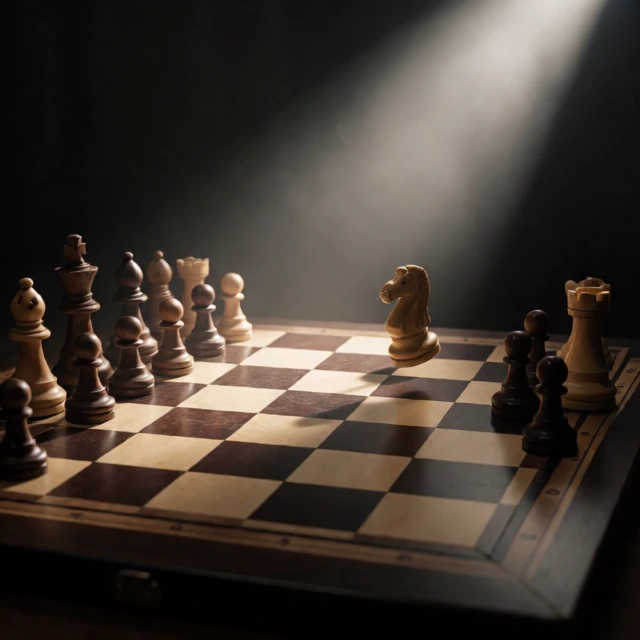
#> input picture bot/thumbs_src/gen01_58c1a01e.webp, 640 x 640 px, given in place of pasted_1.jpg, which was not available
$ python puzzle_thumb.py thumbs_src/gen01_58c1a01e.webp
#> lines starting #> are read from the running program, lines starting #| are printed output that depends on the picture; after the words box and inside, x2 and y2 are one past the last pixel; in counts of white or black regions, pixels touching at a corner belong together; pictures that were not available may be replaced by others from this repository, and a replacement may not be noted
### bot/poster_text.py
"""Colored glowing text on top of a generated background (poster / thumbnail).

    python bot/poster_text.py <bg.jpg> <out.jpg> "LINE1|color" "LINE2|color" ...

Colors: gold, cyan, pink, green, white, red  (or #RRGGBB)
Text is crisp and auto-shrunk to fit; every line gets a coloured halo plus a
dark drop shadow so it stays readable over any background.
"""
import os
import sys

from PIL import Image, ImageDraw, ImageFilter, ImageFont

PALETTE = {
    "gold":   (255, 205, 74),
    "cyan":   (77, 225, 255),
    "pink":   (255, 95, 162),
    "green":  (60, 235, 140),
    "red":    (255, 88, 88),
    "white":  (250, 250, 250),
}

FONTS = [r"C:\Windows\Fonts\impact.ttf",
         r"C:\Windows\Fonts\arialbd.ttf",
         r"C:\Windows\Fonts\segoeuib.ttf"]


def font(size):
    for p in FONTS:
        if os.path.exists(p):
            try:
                return ImageFont.truetype(p, size)
            except OSError:
                continue
    return ImageFont.load_default()


def color_of(name):
    if name.startswith("#"):
        return tuple(int(name[i:i + 2], 16) for i in (1, 3, 5))
    return PALETTE.get(name.lower(), PALETTE["gold"])


def fit(text, max_w, start):
    size = start
    f = font(size)
    while size > 24:
        w = ImageDraw.Draw(Image.new("RGB", (8, 8))).textbbox((0, 0), text, font=f)[2]
        if w <= max_w:
            break
        size -= 6
        f = font(size)
    return f


def _grad(w, h, top, mid, bot):
    """vertical 3-stop gradient, used as the metallic fill of the glyphs"""
    col = Image.new("RGB", (1, max(1, h)))
    px = []
    for i in range(max(1, h)):
        t = i / max(1, h - 1)
        if t < 0.5:
            k = t / 0.5
            c = tuple(int(top[j] + (mid[j] - top[j]) * k) for j in range(3))
        else:
            k = (t - 0.5) / 0.5
            c = tuple(int(mid[j] + (bot[j] - mid[j]) * k) for j in range(3))
        px.append(c)
    col.putdata(px)
    return col.resize((max(1, w), max(1, h)))


def glow_line(canvas, text, col, cy, max_w, h, metal=None, stroke=None):
    """draw one centred line: shadow -> wide halo -> tight halo -> outline ->
    crisp text.  metal=(top,mid,bot) fills the glyphs with that gradient
    (metallic gold) instead of the washed-out near-white core."""
    f = fit(text, max_w, int(h * 0.16))
    tmp = Image.new("RGBA", canvas.size, (0, 0, 0, 0))
    d = ImageDraw.Draw(tmp)
    bb = d.textbbox((0, 0), text, font=f)
    x = (canvas.size[0] - (bb[2] - bb[0])) // 2 - bb[0]
    y = cy - (bb[3] - bb[1]) // 2 - bb[1]
    d.text((x, y), text, font=f, fill=col + (255,))

    shadow = Image.new("RGBA", canvas.size, (0, 0, 0, 0))
    ImageDraw.Draw(shadow).text((x + 5, y + 7), text, font=f, fill=(0, 0, 0, 200))
    shadow = shadow.filter(ImageFilter.GaussianBlur(6))
    canvas.alpha_composite(shadow)

    halo = tmp.filter(ImageFilter.GaussianBlur(int(h * 0.05)))   # wide
    halo = Image.eval(halo, lambda v: min(255, int(v * 1.15)))
    canvas.alpha_composite(halo)
    halo2 = tmp.filter(ImageFilter.GaussianBlur(int(h * 0.016)))  # tight
    canvas.alpha_composite(halo2)

    if stroke is None:
        stroke = max(3, int((bb[3] - bb[1]) * 0.075))            # dark outline
    if stroke > 0:                                               # so it never blends in
        outl = Image.new("RGBA", canvas.size, (0, 0, 0, 0))
        ImageDraw.Draw(outl).text((x, y), text, font=f, fill=(8, 6, 2, 255),
                                  stroke_width=stroke, stroke_fill=(8, 6, 2, 255))
        canvas.alpha_composite(outl)

    gw, gh = bb[2] - bb[0], bb[3] - bb[1]
    mask = Image.new("L", (gw, gh), 0)
    ImageDraw.Draw(mask).text((-bb[0], -bb[1]), text, font=f, fill=255)

    if metal:                                                    # gradient core
        fill = _grad(gw, gh, *metal)
    else:                                                        # near-white core
        fill = Image.new("RGB", (gw, gh),
                         tuple(min(255, int(c * 0.35 + 200)) for c in col))
    core = Image.new("RGBA", (gw, gh), (0, 0, 0, 0))
    core.paste(fill.convert("RGBA"), (0, 0), mask)
    layer = Image.new("RGBA", canvas.size, (0, 0, 0, 0))
    layer.paste(core, (x + bb[0], y + bb[1]))
    canvas.alpha_composite(layer)


# [24 lines left out: function build, not called in this run]


# [7 lines that do not run on import are left out]

### bot/puzzle_thumb.py
# -*- coding: utf-8 -*-
"""Chess puzzle poster: the picture the user gave + a gold headline ABOVE it.

    python bot/puzzle_thumb.py --src=.. --mode=long [--preview] [--part=N]

  * the photo is NEVER cropped (contain + mirrored continuation of its own edge)
  * the "Made with AI" badge in the corner is painted out
  * headline "YOU CAN'T SOLVE THIS CHESS PUZZLE" + "PART N"
  * PART N lives in state/puzzle_series.json (long/short counted separately);
    a real run bumps the counter, --preview does not
"""

import json
import os
import sys

from PIL import Image, ImageDraw, ImageFilter

HERE = os.path.dirname(os.path.abspath(__file__))
sys.path.insert(0, HERE)
from poster_text import fit, font, glow_line, color_of     # noqa: E402

STATE = os.path.join(HERE, "..", "state", "puzzle_series.json")
OUT_DIR = r"C:\Users\USER\Desktop\yt_final"
MODES = {"long": (1280, 720), "short": (720, 1280)}
HEAD = "YOU CAN'T SOLVE THIS CHESS PUZZLE"
GOLD = ((255, 244, 178), (255, 205, 74), (196, 130, 8))


# ---------------------------------------------------------------- part counter
def next_part(kind, commit=True):
    os.makedirs(os.path.dirname(STATE), exist_ok=True)
    data = {}
    if os.path.exists(STATE):
        try:
            data = json.load(open(STATE, encoding="utf-8"))
        except Exception:                                # noqa: BLE001
            data = {}
    n = int(data.get(kind, 0)) + 1
    if commit:
        data[kind] = n
        json.dump(data, open(STATE, "w", encoding="utf-8"), indent=1)
    return n


# ---------------------------------------------------------------- badge cut-out
def crop_badge(img, top_frac=0.25):
    """Find the white 'Made with AI' pill in the top-right and CUT the whole
    top band off the source so not a single pixel of it survives (no patching,
    no painting over - the user asked for a real crop)."""
    W, H = img.size
    px = img.load()
    y1 = 0
    for y in range(0, int(H * top_frac)):
        for x in range(int(W * 0.5), W, 3):
            r, g, b = px[x, y]
            if r > 235 and g > 235 and b > 235:
                y1 = max(y1, y)
                break
    if y1 <= 0:
        return img, 0
    cut = min(H - 8, y1 + int(H * 0.02))     # badge bottom + 2% margin
    return img.crop((0, cut, W, H)), cut


# ---------------------------------------------------------------- frame (no crop)
def _tile(strip, length, horizontal=True):
    """mirror-tile a narrow edge strip across a gap"""
    out = Image.new(strip.mode, (length, strip.height) if horizontal
                    else (strip.width, length))
    p = 0
    flip = False
    while p < length:
        t = strip.transpose(Image.FLIP_LEFT_RIGHT) if flip else strip
        if horizontal:
            out.paste(t, (p, 0))
        else:
            out.paste(t, (0, p))
        p += strip.width if horizontal else strip.height
        flip = not flip
    if horizontal:
        return out.crop((0, 0, length, strip.height))
    return out.crop((0, 0, strip.width, length))


def fit_frame(img, W, H):
    """contain the WHOLE photo, then continue its own edge over the leftover
    bands - no blur, no darkening, no cropping of the subject."""
    iw, ih = img.size
    s = min(W / iw, H / ih)
    bw, bh = max(8, int(iw * s)), max(8, int(ih * s))
    base = img.resize((bw, bh), Image.LANCZOS)
    ox, oy = (W - bw) // 2, (H - bh) // 2
    canvas = Image.new("RGB", (W, H))

    if ox > 0:                                    # side bands (wall / floor)
        sw = max(8, min(ox, int(bw * 0.12)))
        left = _tile(base.crop((0, 0, sw, bh)), ox, True)
        canvas.paste(left, (0, oy))
        right = _tile(base.crop((bw - sw, 0, bw, bh)), ox, True)
        canvas.paste(right, (ox + bw, oy))
    if oy > 0:                                    # top / bottom bands
        sh = max(8, min(oy, int(bh * 0.12)))
        top = _tile(base.crop((0, 0, bw, sh)), oy, False)
        canvas.paste(top, (ox, 0))
        bot = _tile(base.crop((0, bh - sh, bw, bh)), oy, False)
        canvas.paste(bot, (ox, oy + bh))

    pad = max(4, int(min(W, H) * 0.04))
    mask = Image.new("L", (W, H), 0)
    ImageDraw.Draw(mask).rounded_rectangle(
        [ox + pad, oy + pad, ox + bw - pad, oy + bh - pad], radius=pad, fill=255)
    mask = mask.filter(ImageFilter.GaussianBlur(pad * 1.2))
    mx0, my0 = max(0, ox), max(0, oy)
    mx1, my1 = min(W, ox + bw), min(H, oy + bh)
    if mx1 > mx0 and my1 > my0:
        canvas.paste(base.crop((mx0 - ox, my0 - oy, mx1 - ox, my1 - oy)),
                     (mx0, my0), mask.crop((mx0, my0, mx1, my1)))
    return canvas, (ox, oy, bw, bh)


# ---------------------------------------------------------------- headline
def _wrapped(text, max_w, start, min_size=40):
    d = ImageDraw.Draw(Image.new("L", (8, 8)))
    size = start
    while size >= min_size:
        f = font(size)
        words, lines, cur = text.split(), [], ""
        for w in words:
            t = (cur + " " + w).strip()
            if d.textlength(t, font=f) <= max_w:
                cur = t
            else:
                if cur:
                    lines.append(cur)
                cur = w
        if cur:
            lines.append(cur)
        if len(lines) == 1:
            return [(lines[0], f, size)]
        size -= 4
    f = font(min_size)
    return [(t, f, min_size) for t in [text]]


def headline(canvas, part, mode):
    W, H = canvas.size
    canvas = canvas.convert("RGBA")
    max_w = int(W * 0.96)                       # a bit wider -> bigger text

    # soft dark band across the top so gold always separates from the art
    veil = Image.new("L", (W, H), 0)
    ImageDraw.Draw(veil).rectangle([0, 0, W, int(H * 0.32)], fill=110)
    veil = veil.filter(ImageFilter.GaussianBlur(H * 0.055))
    canvas.alpha_composite(Image.merge("RGBA", [Image.new("L", (W, H), 0)] * 3 + [veil]))

    start = int(H * (0.170 if mode == "long" else 0.116))
    lines = _wrapped(HEAD, max_w, start)
    lh = int(lines[0][2] * 1.30)
    block = lh * len(lines) + int(lines[0][2] * 1.15)      # + PART line
    y = int(H * 0.046)                                     # a touch lower
    cys = []
    for _ in lines:
        cys.append(y + lh // 2)
        y += lh
    part_size = int(lines[0][2] * 0.86)
    cys.append(y + int(part_size * 0.75))

    for (txt, f, size), cy in zip(lines, cys):
        h_arg = size / 0.16
        glow_line(canvas, txt.upper(), color_of("gold"), cy, max_w, h_arg,
                  metal=GOLD, stroke=max(3, int(size * 0.075)))
    glow_line(canvas, "PART %d" % part, color_of("gold"), cys[-1], max_w,
              part_size / 0.16, metal=GOLD, stroke=max(3, int(part_size * 0.075)))
    return canvas.convert("RGB")


def build(src, mode="long", part=None, preview=True, out=None, log=print):
    W, H = MODES[mode]
    n = part if part else next_part(mode, commit=not preview)
    img = Image.open(src).convert("RGB")
    img, cut = crop_badge(img)
    base, rect = fit_frame(img, W, H)
    base = headline(base, n, mode)
    out = out or os.path.join(OUT_DIR, "puzzle_part%d_%s.jpg" % (n, mode))
    os.makedirs(os.path.dirname(out) or ".", exist_ok=True)
    base.save(out, quality=95)
    log("saved %s | %dx%d | PART %d | %s | badge CUT off (top %dpx removed)"
        % (out, W, H, n, os.path.basename(src), cut))
    return out


if __name__ == "__main__":
    kw = {}
    for a in sys.argv[1:]:
        if not a.startswith("--"):
            continue
        body = a[2:]
        if "=" in body:
            k, v = body.split("=", 1)
        else:
            k, v = body, "1"
        kw[k] = v
    src = kw.get("src") or os.path.join(HERE, "..", "..", "yt_final", "src",
                                        "pasted_1.jpg")
    mode = kw.get("mode", "long")
    build(src, mode, part=int(kw["part"]) if "part" in kw else None,
          preview="preview" in kw, out=kw.get("out"))
#> in build, img is the input picture: PIL image 640x640 RGB; mean R, G, B 66.2, 57.3, 49.6
#> in build, `img, cut = crop_badge(img)`: cut = 0
#> after the loop in _tile, `while p < length:`:
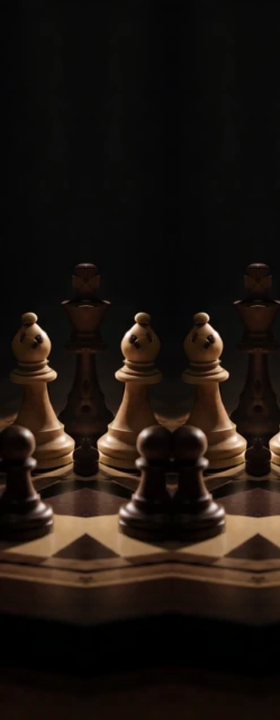
#> out: PIL image 280x720 RGB; mean R, G, B 29.1, 21.3, 15.9
#> after the loop in _tile, `while p < length:`: p = 344
#> call 2 of _tile, with length = 280, horizontal = True
#> the loop in _tile (call 2), `while p < length:` made 4 passes
#> pass 1, in _tile (call 2), `t = strip.transpose(Image.FLIP_LEFT_RIGHT) if flip else strip`:
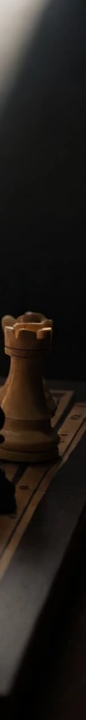
#> t: PIL image 86x720 RGB; mean R, G, B 33, 28.5, 24.5
#> after the loop in _tile (call 2), `while p < length:`:
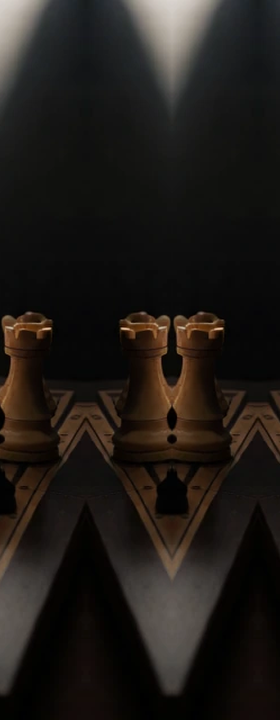
#> out: PIL image 280x720 RGB; mean R, G, B 31.8, 27.5, 23.7
#> in fit_frame, `ImageDraw.Draw(mask).rounded_rectangle( [ox + pad, oy + pad, ox + bw -..`:
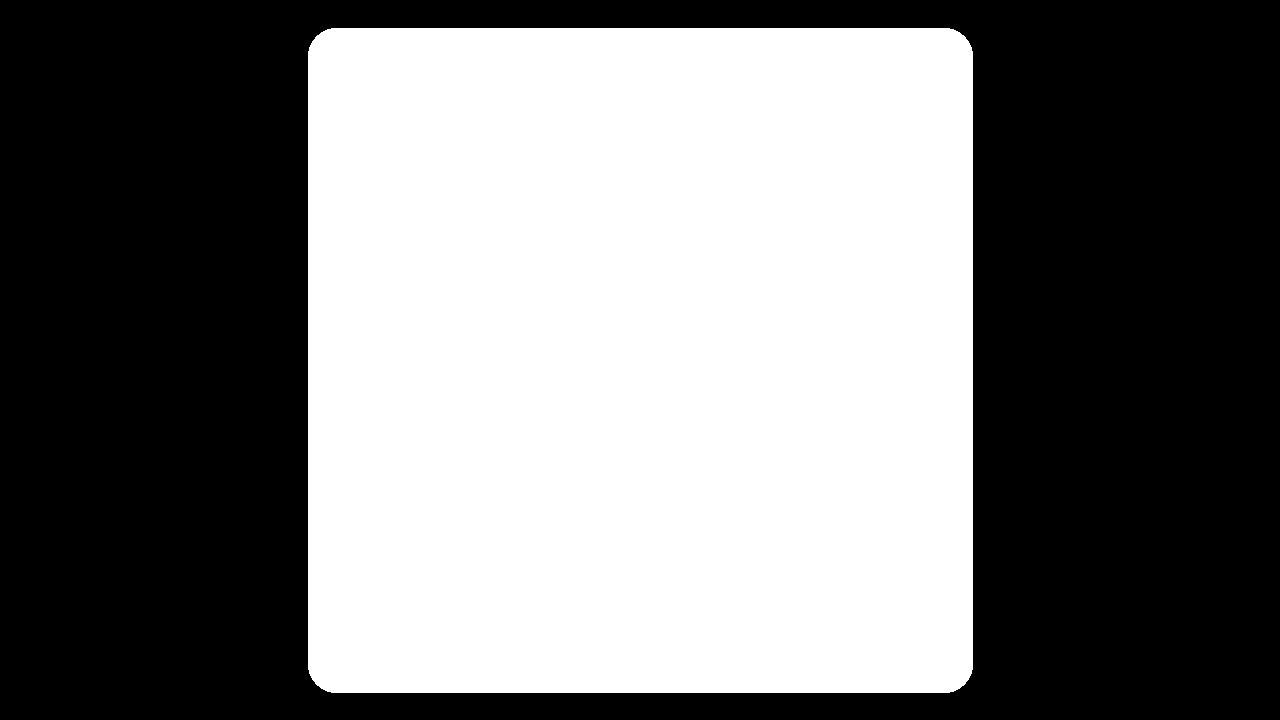
#> mask: PIL image 1280x720 L; 47.9% white; 1 white region, box (x1, y1, x2, y2) and area: (308, 28, 973, 693) 441529
#> in build, `base, rect = fit_frame(img, W, H)`: rect = (280, 0, 720, 720)
#> in headline, `veil = veil.filter(ImageFilter.GaussianBlur(H * 0.055))`:
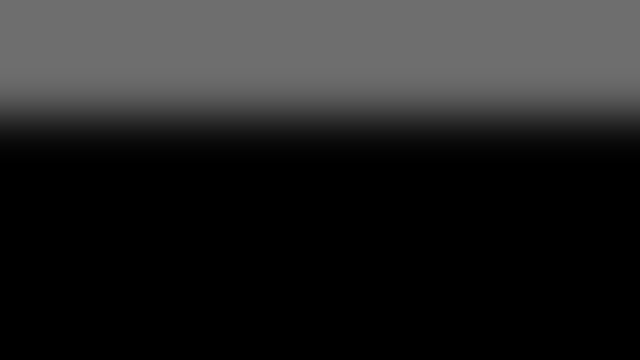
#> veil: PIL image 1280x720 L (shown at 1/2 size); min 0, max 110, mean 35.3
#> in headline, `canvas.alpha_composite(Image.merge("RGBA", [Image.new("L", (W, H), 0)]..`:
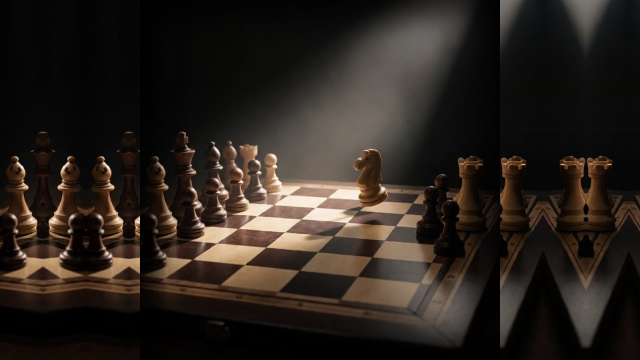
#> canvas: PIL image 1280x720 RGBA (shown at 1/2 size); mean R, G, B, A 42.3, 35.1, 29.4, 255
#> the loop in headline, `for (txt, f, size), cy in zip(lines, cys):` made 1 pass
#> (bb in glow_line, x in glow_line, y in glow_line, gw in glow_line, gh in glow_line) on pass 1: ((0, 2, 184, 10), 548, 106, 184, 8)
#> call 2 of glow_line, with text = 'PART 1', col = (255, 205, 74), cy = 269, max_w = 1228, h = 650, stroke = 7
#> in glow_line (call 2), `bb = d.textbbox((0, 0), text, font=f)`: bb = (0, 2, 32, 10)
#> in glow_line (call 2), `x = (canvas.size[0] - (bb[2] - bb[0])) // 2 - bb[0]`: x = 624
#> in glow_line (call 2), `y = cy - (bb[3] - bb[1]) // 2 - bb[1]`: y = 263
#> in glow_line (call 2), `ImageDraw.Draw(outl).text((x, y), text, font=f, fill=(8, 6, 2, 255), s..`:
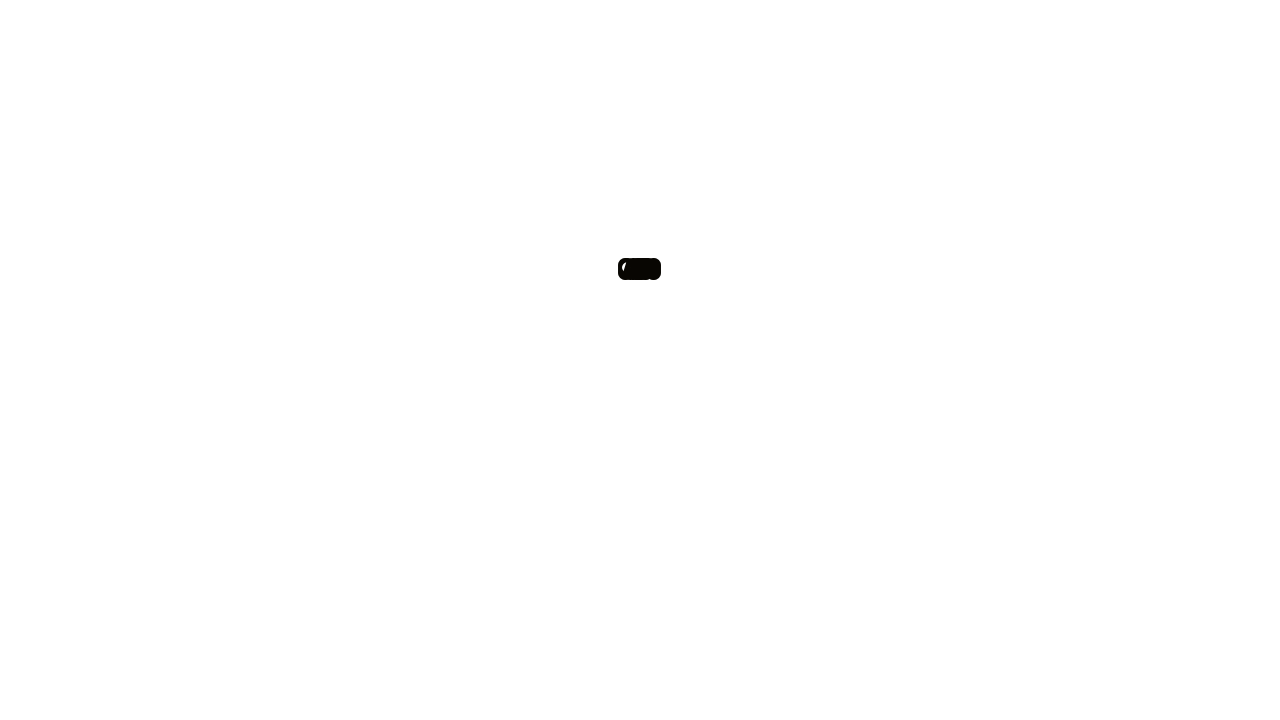
#> outl: PIL image 1280x720 RGBA; mean R, G, B, A 0, 0, 0, 0.2; transparent parts drawn white
#> in glow_line (call 2), `gw, gh = bb[2] - bb[0], bb[3] - bb[1]`: gw = 32
#> the loop in _grad (call 2), `for i in range(max(1, h)):` made 8 passes
#> (t, k, c) on passes 1 to 8: (0, 0, (255, 244, 178)), (0.143, 0.286, (255, 232, 148)), (0.286, 0.571, (255, 221, 118)), (0.429, 0.857, (255, 210, 88)), (0.571, 0.143, (246, 194, 64)), (0.714, 0.429, (229, 172, 45)), (0.857, 0.714, (212, 151, 26)), (1, 1, (196, 130, 8))
#| saved C:\Users\USER\Desktop\yt_final/puzzle_part1_long.jpg | 1280x720 | PART 1 | pasted_1.jpg | badge CUT off (top 0px removed)
